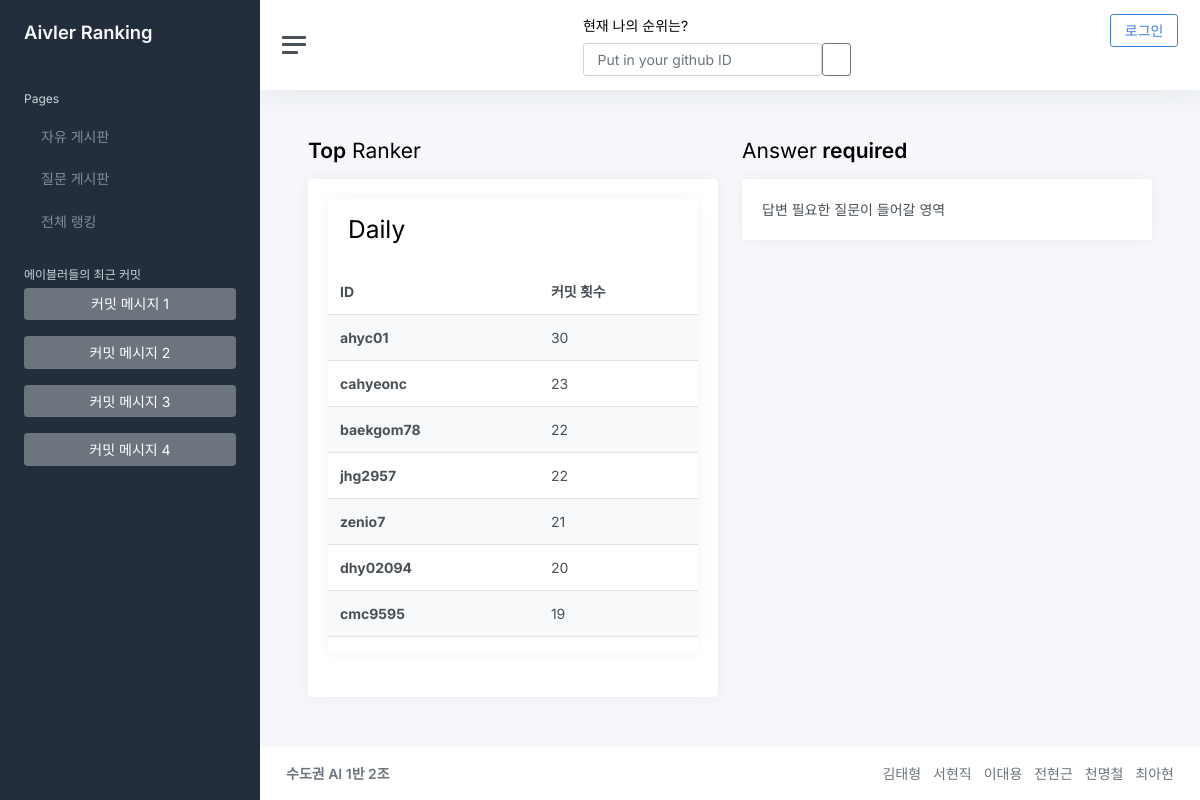
The app's page /, older data.
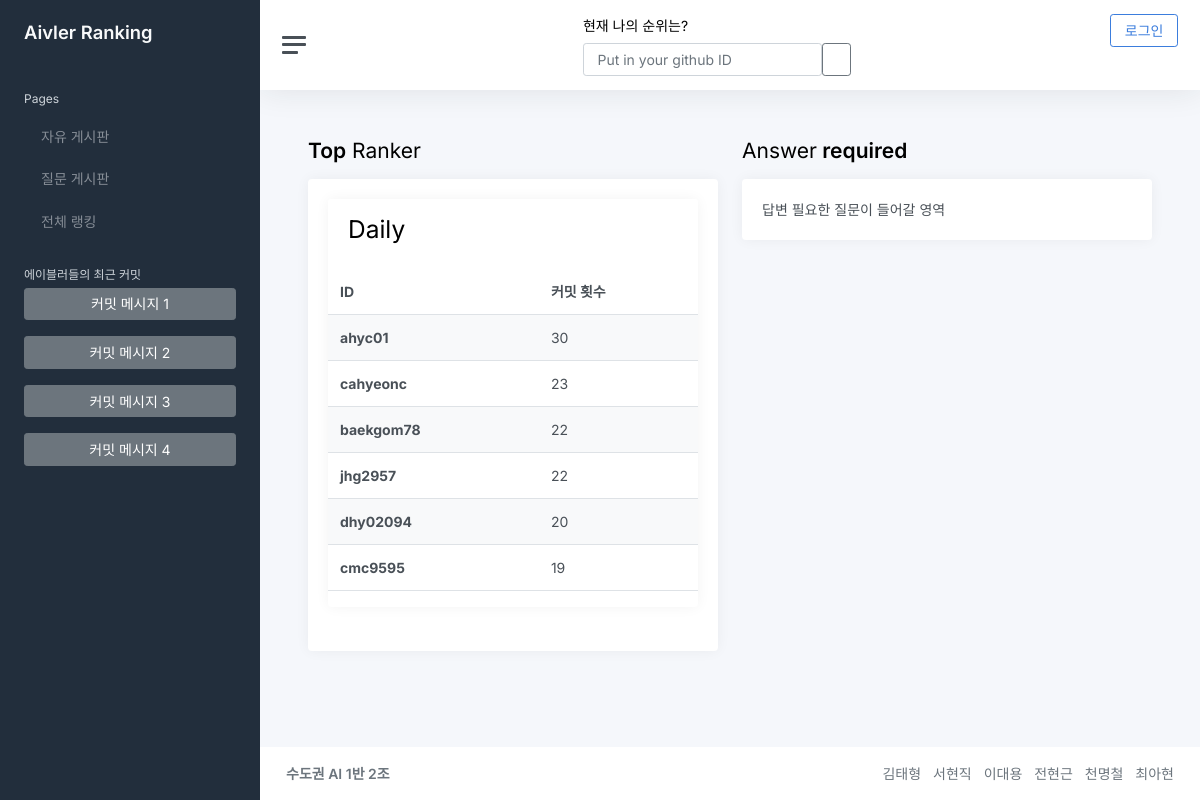
The same page, newer data.
### home/models.py (models this page shows)
class Commit(models.Model):
    eventid = models.IntegerField()
    userid = models.CharField(max_length=50)
    repository = models.CharField(max_length=100)
    date = models.DateTimeField()
    message = models.CharField(max_length=1000)

### home/views.py (the view)
# urls.py: path('', home_views.mainrank, name='mainrank'),
def mainrank(request):
    rankDay = rankByDate('day')
    rankWeek = rankByDate('week')
    rankMonth = rankByDate('month')
    return render(request, 'home/mainpage.html', {
        'rankDay':rankDay,
        'rankWeek':rankWeek,
        'rankMonth':rankMonth,
    })

### home/views.py (called while the page is built)
def rankByDate(option):
    today = timezone.now()
    if option=='day':
        diff = timedelta(hours=today.hour, minutes=today.minute, seconds=today.second)
    elif option=='week':
        diff = timedelta(days=today.weekday(), hours=today.hour, minutes=today.minute, seconds=today.second)
    elif option=='month':
        diff = timedelta(days=today.day-1, hours=today.hour, minutes=today.minute, seconds=today.second)
    target = str(today - diff)
    commitList = Commit.objects.filter(date__gte=target)
    dic = {}
    for i in commitList:
        dic[i.userid] = dic.get(i.userid, 0) + 1
    return sorted(dic.items(), key=lambda x:x[1], reverse=True)

### home/templates/home/mainpage.html
{% extends "base.html" %}
{% block content %}
<div class="row">
  <div class="col-lg-6">
    <h1 class="h3 mb-3"><strong>Top</strong> Ranker</h1>
    <div class="card">
      <div class="card-body">
        <div class="row">
          <div class="col-md">
            <div class="card">
              <div class="card-header">
                <h2>Daily</h2>
              </div>
              {% if rankDay %}
              <table class="table table-striped table-hover">
                <thead>
                  <tr>
                    <th scope="col">ID</th>
                    <th scope="col">커밋 횟수</th>
                  </tr>
                </thead>
                <tbody>
                  {% for key, val in rankDay %}
                  <tr>
                    <th scope="row">{{key}}</th>
                    <td>{{val}}</td>
                  </tr>
                  {% endfor %}
                </tbody>
              </table>
              {% else %}
              순위 결과 없음.
              {% endif %}
            </div>
          </div>
        </div>
      </div>
    </div>
  </div>
  <div class="col-lg-6">
    <h1 class="h3 mb-3">Answer<strong> required</strong></h1>
    <div class="card">
      <div class="card-body">
        답변 필요한 질문이 들어갈 영역
      </div>
    </div>
  </div>
</div>
{% endblock %}

### templates/base.html (shortened to what this page needs)
{% load static %}
<!DOCTYPE html>
<html lang="en">
<head>
    <link href={% static 'css/app.css' %} rel="stylesheet">
</head>
<body>
    <div class="wrapper">
        {% include 'sidebar.html' %}
        <div class="main">
            {% include 'navigation.html' %}
            <main class="content">
                <div class="container-fluid p-0">
                    {% block content %}
                    {% endblock %}
                </div>
            </main>
            {% include 'footer.html' %}
        </div>
    </div>
</body>
</html>

### templates/sidebar.html (shortened to what this page needs)
<nav id="sidebar" class="sidebar js-sidebar">
  <div class="sidebar-content js-simplebar">
    <a class="sidebar-brand" href="http://127.0.0.1:8000/">
      <span class="align-middle">Aivler Ranking</span>
    </a>
    <ul class="sidebar-nav">
      <li class="sidebar-header">
        Pages
      </li>
      <li class="sidebar-item">
        <a class="sidebar-link" href="http://127.0.0.1:8000/free/">
           <span class="align-middle">자유
            게시판</span>
        </a>
      </li>
      <li class="sidebar-item">
        <a class="sidebar-link" href="http://127.0.0.1:8000/qna/">
           <span class="align-middle">질문
            게시판</span>
        </a>
      </li>
      <li class="sidebar-item">
        <a class="sidebar-link" href="{% url 'home:search' %}">
           <span class="align-middle">전체 랭킹</span>
        </a>
      </li>
      <li class="sidebar-header">
        에이블러들의 최근 커밋
        <p>
          <a class="btn btn-secondary mt-1 w-100" data-bs-toggle="collapse" href="#recent_0" role="button"
            aria-expanded="false" aria-controls="recent_0">
            커밋 메시지 1
          </a>
        </p>
        <p>
          <a class="btn btn-secondary  w-100" data-bs-toggle="collapse" href="#recent_1" role="button"
            aria-expanded="false" aria-controls="recent_1">
            커밋 메시지 2
          </a>
        </p>
        <p>
          <a class="btn btn-secondary  w-100" data-bs-toggle="collapse" href="#recent_2" role="button"
            aria-expanded="false" aria-controls="recent_2">
            커밋 메시지 3
          </a>
        </p>
        <p>
        <a class="btn btn-secondary  w-100" data-bs-toggle="collapse" href="#recent_3" role="button"
        aria-expanded="false" aria-controls="recent_3">
        커밋 메시지 4
        </a>
      </p>
  </li>
    </ul>
  </div>
</nav>

### templates/navigation.html (shortened to what this page needs)
<nav class="navbar navbar-expand navbar-light navbar-bg">
  <a class="sidebar-toggle js-sidebar-toggle">
    <i class="hamburger align-self-center"></i>
  </a>
  <div class="navbar-collapse collapse">
    <ul class="navbar-nav w-100 justify-content-between">
      <li>
        <p class="h4" id="my_ranking_txt"><small>현재 나의 순위는?</small></p>{% include 'search_form.html' %}
      </li>
      <li>
        {% if user.is_authenticated %}
            <button class="btn btn-outline-primary" onclick="location.href ='{% url 'common:logout' %}'" >
                {{ user.username }} (로그아웃)
            </button>
        {% else %}
            <button class="btn btn-outline-primary" onclick="location.href ='{% url 'common:login' %}'" >
                로그인
            </button>
          {% endif %}
      </li>
    </ul>
  </div>
</nav>

### templates/search_form.html (shortened to what this page needs)
<form class='d-flex justify-content-between' method='post' action="{% url 'home:search' %}">
  <input name='githubID' type="text" class="form-control" placeholder="Put in your github ID"
    aria-describedby="button-addon2">
  <button class="btn btn-outline-secondary" type="submit" id="button-addon2">
  </button>
</form>

### templates/footer.html
<footer class="footer">
  <div class="container-fluid">
    <div class="row text-muted">
      <div class="col-6 text-start">
        <p class="mb-0">
          <a class="text-muted" href="https://github.com/cmc9595/Aivler-Ranking-System" target='_blank'><strong>수도권 AI
              1반 2조</strong></a>
        </p>
      </div>
      <div class="col-6 text-end">
        <ul class="list-inline">
          <li class="list-inline-item">
            <a class="text-muted" href="#">김태형</a>
          </li>
          <li class="list-inline-item">
            <a class="text-muted" href="#">서현직</a>
          </li>
          <li class="list-inline-item">
            <a class="text-muted" href="#">이대용</a>
          </li>
          <li class="list-inline-item">
            <a class="text-muted" href="#">전현근</a>
          </li>
          <li class="list-inline-item">
            <a class="text-muted" href="#">천명철</a>
          </li>
          <li class="list-inline-item">
            <a class="text-muted" href="#">최아현</a>
          </li>
        </ul>
      </div>
    </div>
  </div>
</footer>

Row changes from the older to the newer data that the page shows:
removed Commit: rankDay "zenio7"
Text that changed along with them:
list line gone: "21"
